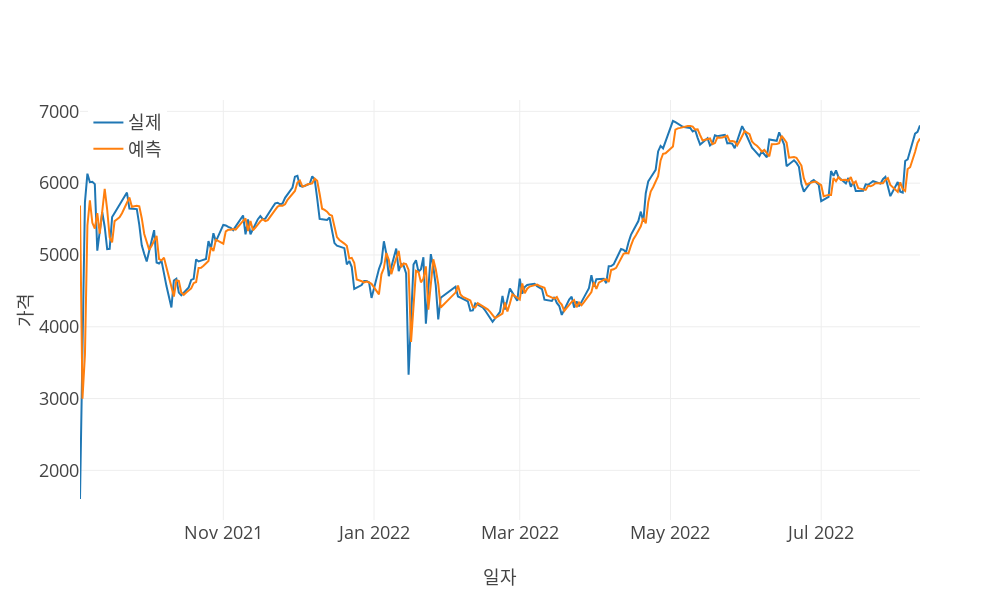

The notebook cell saved with this chart:
### Code cell
model_eval(y_test, arima_predictions, predictions_x_axis, stdout=stdout, vis=vis, **{'scaler': output_scaler})

### Figure 1 — Plotly figure (JSON) as saved in the notebook; plotly's stock layout.template omitted (floating-point values rounded to 4 significant figures; data arrays with more than 128 entries replaced by an {"elided": "..."} marker saying what was removed)
{"data": [{"mode": "lines", "name": "실제", "type": "scatter", "x": {"elided": "327 str values"}, "y": {"elided": "327 float values"}}, {"mode": "lines", "name": "예측", "type": "scatter", "x": {"elided": "327 str values"}, "y": {"elided": "327 float values"}}], "layout": {"height": 600, "legend": {"x": 0.01, "xanchor": "left", "y": 0.99, "yanchor": "top"}, "width": 1000, "xaxis": {"title": {"text": "일자"}}, "yaxis": {"title": {"text": "가격"}}}}
